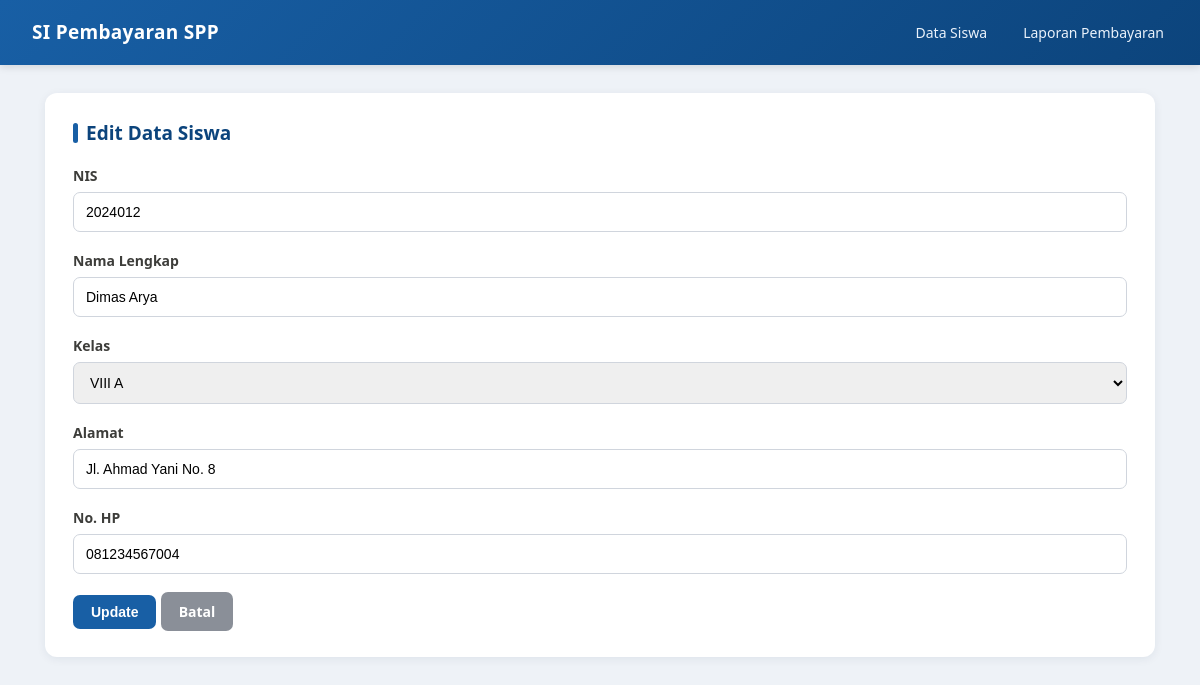
Screenshot of /app/edit.php?id=4 with the database file from the repository.
### tables this page shows
CREATE TABLE siswa (
    id_siswa INT AUTO_INCREMENT PRIMARY KEY,
    nis VARCHAR(20) NOT NULL UNIQUE,
    nama VARCHAR(100) NOT NULL,
    id_kelas INT NOT NULL,
    alamat VARCHAR(200),
    no_hp VARCHAR(20),
    CONSTRAINT fk_siswa_kelas FOREIGN KEY (id_kelas)
        REFERENCES kelas(id_kelas)
        ON UPDATE CASCADE ON DELETE RESTRICT
);

CREATE TABLE kelas (
    id_kelas INT AUTO_INCREMENT PRIMARY KEY,
    nama_kelas VARCHAR(20) NOT NULL,
    tingkat VARCHAR(20) NOT NULL
);

### app/edit.php (the view, shortened to what this page needs)
<?php
require "koneksi.php";
$id = intval($_GET['id']);
$stmt = mysqli_prepare($koneksi, "SELECT * FROM siswa WHERE id_siswa = ?");
mysqli_stmt_bind_param($stmt, "i", $id);
mysqli_stmt_execute($stmt);
$siswa = mysqli_fetch_assoc(mysqli_stmt_get_result($stmt));
$kelas = mysqli_query($koneksi, "SELECT id_kelas, nama_kelas FROM kelas ORDER BY nama_kelas");
?>
<!DOCTYPE html>
<html lang="id">
<head>
<link rel="stylesheet" href="assets/css/style.css">
</head>
<body>
<div class="navbar">
    <h1>SI Pembayaran SPP</h1>
    <nav>
        <a href="index.php">Data Siswa</a>
        <a href="laporan.php">Laporan Pembayaran</a>
    </nav>
</div>
<div class="container">
<div class="card">
    <h2>Edit Data Siswa</h2>
    <?php if (!$siswa): ?>
        <p>Data siswa tidak ditemukan.</p>
    <?php else: ?>
        <form action="update.php" method="POST">
            <div class="form-group">
                <label>NIS</label>
                <input type="text" name="nis" value="<?= htmlspecialchars($siswa['nis']) ?>" required>
            </div>
            <div class="form-group">
                <label>Nama Lengkap</label>
                <input type="text" name="nama" value="<?= htmlspecialchars($siswa['nama']) ?>" required>
            </div>
            <div class="form-group">
                <label>Kelas</label>
                <select name="id_kelas" required>
                    <?php while ($k = mysqli_fetch_assoc($kelas)): ?>
                        <option value="<?= $k['id_kelas'] ?>" <?= $k['id_kelas'] == $siswa['id_kelas'] ? 'selected' : '' ?>>
                            <?= htmlspecialchars($k['nama_kelas']) ?>
                        </option>
                    <?php endwhile; ?>
                </select>
            </div>
            <div class="form-group">
                <label>Alamat</label>
                <input type="text" name="alamat" value="<?= htmlspecialchars($siswa['alamat']) ?>">
            </div>
            <div class="form-group">
                <label>No. HP</label>
                <input type="text" name="no_hp" value="<?= htmlspecialchars($siswa['no_hp']) ?>">
            </div>
            <button type="submit" class="btn btn-primary">Update</button>
            <a href="index.php" class="btn btn-batal">Batal</a>
        </form>
    <?php endif; ?>
</div>
</div>
</body>
</html>

### app/assets/css/style.css (style rules this page uses)
* { box-sizing: border-box; margin: 0; padding: 0; }
body { font-family: 'Segoe UI', Roboto, Arial, sans-serif; background: #eef2f7; color: #2c2c2a; line-height: 1.5; }
.navbar { background: linear-gradient(135deg, #185fa5, #0c447c); color: #fff; padding: 18px 32px; display: flex; justify-content: space-between; align-items: center; box-shadow: 0 2px 8px rgba(0,0,0,0.12); }
.navbar h1 { font-size: 19px; font-weight: 700; letter-spacing: 0.3px; }
.navbar nav a { color: #eaf2fb; text-decoration: none; margin-left: 24px; font-size: 14px; font-weight: 500; padding: 6px 4px; border-bottom: 2px solid transparent; transition: border-color 0.15s; }
.container { max-width: 1150px; margin: 28px auto; padding: 0 20px 40px; }
.card { background: #fff; border-radius: 12px; padding: 26px 28px; margin-bottom: 22px; box-shadow: 0 2px 10px rgba(20,40,70,0.07); }
.card h2 { margin-bottom: 18px; font-size: 19px; color: #0c447c; font-weight: 700; display: flex; align-items: center; gap: 8px; }
.card h2::before { content: ""; width: 5px; height: 20px; background: #185fa5; border-radius: 3px; display: inline-block; }
.btn { display: inline-block; padding: 9px 18px; border-radius: 7px; text-decoration: none; font-size: 14px; font-weight: 600; border: none; cursor: pointer; transition: opacity 0.15s, transform 0.1s; }
.btn-primary { background: #185fa5; color: #fff; }
.btn-batal { background: #8a8f98; color: #fff; }
.form-group { margin-bottom: 18px; }
.form-group label { display: block; margin-bottom: 6px; font-size: 14px; font-weight: 600; color: #3d3d3a; }
.form-group input, .form-group select { width: 100%; padding: 11px 12px; border: 1px solid #d0d5dd; border-radius: 7px; font-size: 14px; transition: border-color 0.15s; }

### rows the page displays
siswa: nis "2024012", nama "Dimas Arya", id_kelas "VIII A", alamat "Jl. Ahmad Yani No. 8", no_hp "081234567004"
